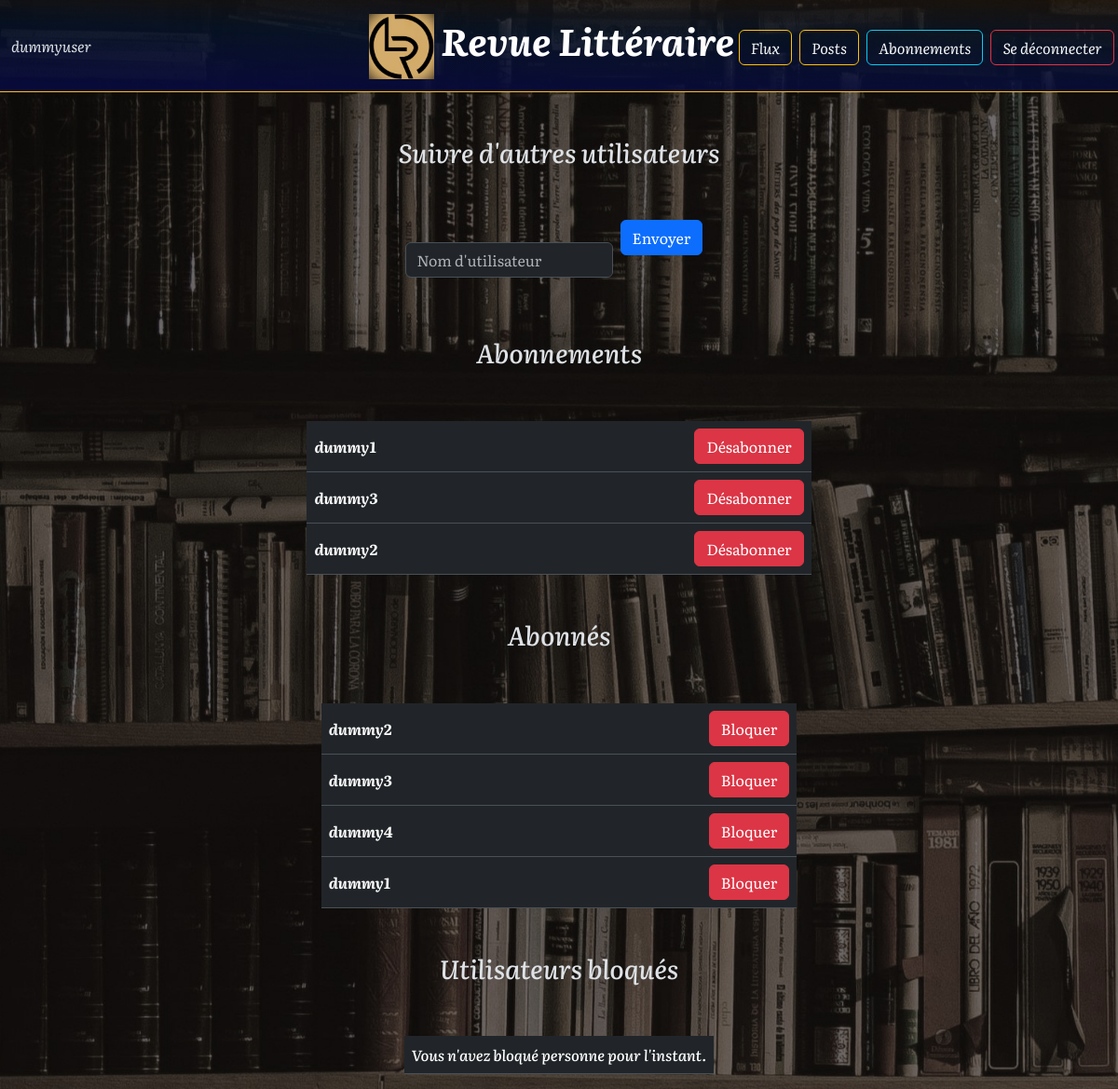
The app's page /mesabonnements/ (signed in) with its own data.
### authentication/models.py (models this page shows)
class CustomUser(AbstractUser):
    email = models.EmailField(unique=True)

### blog/models.py (models this page shows, shortened)
class UserFollows(models.Model):
    user = models.ForeignKey(to=settings.AUTH_USER_MODEL, on_delete=models.CASCADE, related_name='following')  # Utilisateur qui suit
    followed_user = models.ForeignKey(to=settings.AUTH_USER_MODEL, on_delete=models.CASCADE, related_name='followed_by')  # Utilisateur suivi
    class Meta:
        unique_together = ('user', 'followed_user', )
        verbose_name = 'réseau social'
        verbose_name_plural = 'Utilisateurs & Suivis'

### blog/views.py (the view, shortened to what this page needs)
# urls.py: path('mesabonnements/', SubscriptionView.as_view(), name='mesabonnements'),
class SubscriptionView(LoginRequiredMixin, TemplateView):
    template_name = 'blog/mesabonnements.html'
    def get_context_data(self, **kwargs):
        context = super().get_context_data(**kwargs)
        context['form'] = FollowUserForm()
        context['user_follows'] = UserFollows.objects.filter(user=self.request.user)
        context['followers'] = UserFollows.objects.filter(followed_user=self.request.user)
        context['blocked_users'] = UserBlock.objects.filter(user=self.request.user).select_related('blocked_user')
        return context

### blog/forms.py
class FollowUserForm(forms.Form):
    username = forms.CharField(
        max_length=150,
        widget=forms.TextInput(attrs={
            'placeholder': "Nom d'utilisateur",
            'class': 'form-control'
        }),
        label=''
    )

### blog/templates/blog/mesabonnements.html (shortened to what this page needs)
{% extends 'base.html' %}
{% load django_bootstrap5 %}
{% block socials %}
<main>
<div class="literata-500">
    <div class="d-flex justify-content-center my-5">
        <h3> Suivre d'autres utilisateurs </h3>
    </div>
    <div class="d-flex justify-content-center my-sm-2">
        <form method="post" class="form-inline">
            <div class="d-flex gap-2">
                <div class="following-form">
                    {% bootstrap_field form.username placeholder="Nom d'utilisateur" label=False %}
                </div>
                <div class="following-submit">
                    <button class="btn btn-primary mb-3" type="submit" name="follow">Envoyer</button>
                </div>
            </div>
        </form>
    </div>
    <div class="d-flex justify-content-center my-5">
        <h3> Abonnements </h3>
    </div>
    <div class="">
            <table class="table table-hover">
                {% for follow in user_follows %}
                    <tbody class="">
                        <tr class="row justify-content-center">
                            <th class="col-4 text-start align-content-center grow-2" aria="{{ follow.followed_user.username }}">
                                {{ follow.followed_user.username }}
                            </th>
                            <td class="col-auto justify-content-end">
                                <form method="post" action="">
                                    <button type="submit" name="unfollow" class="btn btn-danger">Désabonner</button>
                                </form>
                            </td>
                        </tr>
                    </tbody>
                {% empty %}
                <tbody class="">
                    <tr class="row justify-content-center">
                        <td colspan="2" class="col-auto px-2 text-start align-content-center grow-2">Vous ne suivez encore personne.</td>
                    </tr>
                </tbody>
                {% endfor %}
            </table>
    </div>
    <div class="d-flex justify-content-center my-5">
        <h3> Abonnés </h3>
    </div>
    <div class="">
        <table class="table table-hover">
            {% for follower in followers %}
                <tbody class="">
                    <tr class="row justify-content-center">
                        <th class="col-4 text-start align-content-center grow-2" aria="{{ follower.user.username }}">
                            {{ follower.user.username }}
                        </th>
                        <td class="col-auto justify-content-end">
                            <form method="post" action="">
                                <button type="submit" name="block" class="btn btn-danger">Bloquer</button>
                            </form>
                        </td>
                    </tr>
            {% empty %}
                <tr class="row justify-content-center">
                    <td colspan="2" class="col-auto px-2 text-start align-content-center grow-2" aria="Aucun suiveur">Personne ne vous suit pour l'instant.</td>
                </tr>
            {% endfor %}
            </tbody>
        </table>
    </div>
    <div class="d-flex justify-content-center my-5">
        <h3> Utilisateurs bloqués </h3>
    </div>
    <div class="">
        <table class="table table-hover">
            {% for blocked in blocked_users %}
                <tbody class="">
                    <tr class="row justify-content-center">
                        <th class="col-4 text-start align-content-center grow-2" aria="{{ blocked.blocked_user.username }}">
                            <s>{{ blocked.blocked_user.username }}</s>
                        </th>
                        <td class="col-auto justify-content-end">
                            <form method="post" action="">
                                {% csrf_token %}
                                <input type="hidden" name="unblock_user_id" aria="débloquer {{ blocked.blocked_user.username }}" value="{{ blocked.blocked_user.id }}">
                                <button type="submit" name="unblock" class="btn btn-success">Débloquer</button>
                            </form>
                        </td>
                    </tr>
            {% empty %}
                <tr class="row justify-content-center">
                    <td colspan="2" class="col-auto px-2 text-start align-content-center grow-2" aria="Aucun utilisateur bloqué">Vous n'avez bloqué personne pour l'instant.</td>
                </tr>
            {% endfor %}
        </table>
    </div>
</div>
</main>
{% endblock socials %}

### templates/base.html (shortened to what this page needs)
{% load static %}
{% load django_bootstrap5 %}
<!DOCTYPE html>
<html lang="fr" data-bs-theme="dark">
<head>
    <link rel="stylesheet" href="{% static 'css/bootstrap.css' %}">
    <link rel="stylesheet" href="{% static 'css/style.css' %}">
</head>
<body class="literata-300">
    {% if user.is_authenticated %}
        {% include 'blog/partials/header_connected.html' %}
    {% else %}
        {% include 'authentication/partials/header.html' %}
    {% endif %}
    {% block socials %}
    {% endblock socials %}
</body>
</html>

### blog/templates/blog/partials/header_connected.html (shortened to what this page needs)
{% load static %}
<header class="literata-900 sticky-top">
    <nav class="navbar header-gradient border-bottom border-warning">
        <div class="container-fluid d-flex align-items-center position-relative">
            <div class="d-none d-sm-flex literata-400 position-absolute start-1"> {{ user.username }} </div>
            <div class="d-flex justify-content-center w-100">
                <a class="navbar-brand fs-1 fw-bold mb-0" href="/">
                    <img src="{% static 'images/LITrevu.png' %}" alt="Logo du site LITReview" width="70" height="70" class="">
                    Revue Littéraire
                </a>
            </div>
            <div class="d-none d-xl-flex position-absolute mt-1 end-0">
                <a class="btn btn-outline-warning text-light literata-400 me-2" href="{% url 'blog:flux' %}">Flux</a>
                <a class="btn btn-outline-warning text-light literata-400 me-2" href="{% url 'blog:mesposts' %}">Posts</a>
                <a class="btn btn-outline-info text-light literata-400 me-2" href="{% url 'blog:mesabonnements' %}">Abonnements</a>
                <a class="btn btn-outline-danger text-light literata-400 me-1" href="{% url 'authentication:logout' %}">Se déconnecter</a>
            </div>
        </div>
    </nav>
</header>

### static/css/style.css (style rules this page uses)
body { font-family: "Literata", serif; font-optical-sizing: auto; font-weight: 400; font-style: italic; position: relative; z-index: 1; }
.literata-900 { font-family: "Literata", serif; font-optical-sizing: auto; font-weight: 900; font-style: italic; }
.literata-500 { font-family: "Literata", serif; font-optical-sizing: auto; font-weight: 500; font-style: italic; }
.literata-400 { font-family: "Literata", serif; font-optical-sizing: auto; font-weight: 400; font-style: italic; }
.literata-300 { font-family: "Literata", serif; font-optical-sizing: auto; font-weight: 300; font-style: italic; }
body::before { content: ""; position: fixed; top: 0; left: 0; right: 0; bottom: 0; background: url("../images/background.jpg") no-repeat center center; background-size: cover; filter: grayscale(55%); z-index: -1; }
.sticky-top { position: -webkit-sticky; position: sticky; top: 0; z-index: 1080; }
.header-gradient { background: linear-gradient(1deg, rgba(9,10,59,1) 0%, rgba(3,22,51,0.6) 60%, rgba(71,43,14,0.2) 100%); width: 100%; }
.following-form { max-width: 600px; min-width: 100px; }
.following-submit { min-width: 100px; }

### records on screen
CustomUser: username "dummyuser"
UserFollows: followed_user.username "dummy1"
UserFollows: followed_user.username "dummy3"
UserFollows: followed_user.username "dummy2"
UserFollows: user.username "dummy2"
UserFollows: user.username "dummy3"
UserFollows: user.username "dummy4"
UserFollows: user.username "dummy1"
